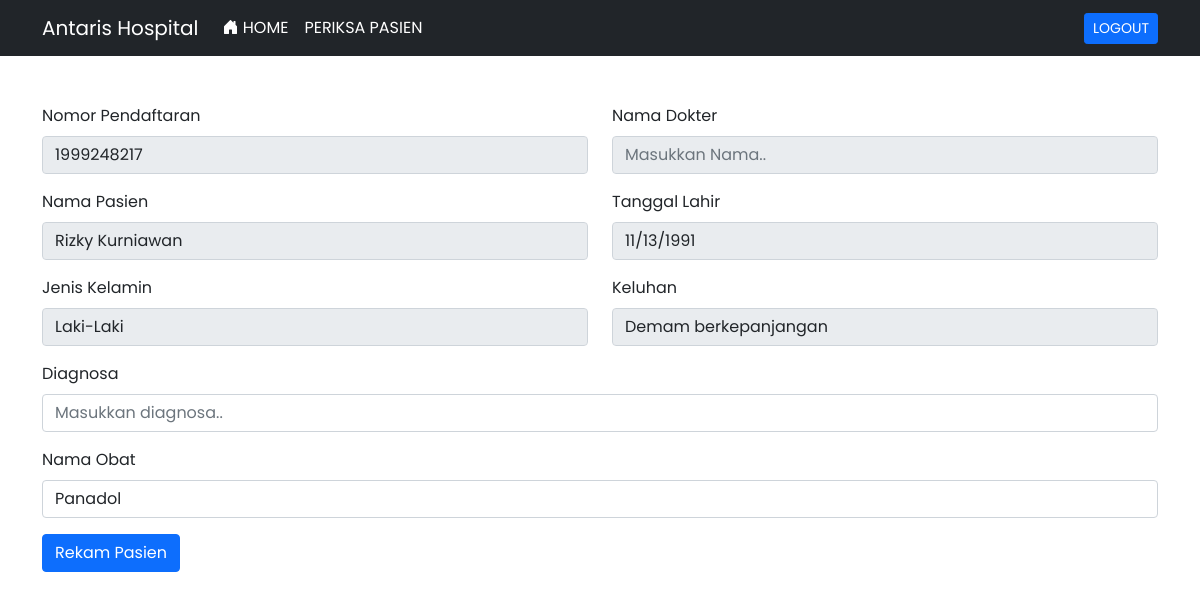
The app's page /dokter/rekam_medis/1 with its own data.
### tables this page shows
CREATE TABLE `pasien` (
  `id_pasien` int(3) NOT NULL,
  `no_pendaftaran` int(10) NOT NULL,
  `nama_pasien` varchar(255) NOT NULL,
  `tgl_lahir` date NOT NULL,
  `keluhan` varchar(256) NOT NULL,
  `umur` int(3) NOT NULL,
  `jenis_kelamin` enum('Laki-Laki','Perempuan') NOT NULL,
  `tgl_daftar` timestamp NOT NULL DEFAULT current_timestamp()
);

### application/controllers/Dokter.php (called while the page is built, shortened)
<?php
class Dokter extends CI_Controller
{
    public function __construct()
    {
        $this->load->model(['DokterModel', 'PasienModel', 'ObatModel', 'RekmedisModel']);
    }
    public function rekam_medis($id_pasien)
    {
        $where = ['id_pasien' => $id_pasien];
        $data = [
            'title' => 'Rekam Medis Pasien',
            'pasien' => $this->PasienModel->edit_data($where)->row_array(),
            'dokter' => $this->DokterModel->getDokter()->result(),
            'obat' => $this->ObatModel->getObat()->result()
        ];
        $this->load->view('dokter/rekam_medis', $data);
    }
}

### index.php (called while the page is built, shortened)
<?php
require_once BASEPATH.'core/CodeIgniter.php';

### application/models/PasienModel.php (called while the page is built, shortened)
<?php
class PasienModel extends CI_Model
{
    public function edit_data($where)
    {
        return $this->db->get_where('pasien', $where);
    }
}

### application/models/DokterModel.php (called while the page is built, shortened)
<?php
class DokterModel extends CI_Model
{
    public function getDokter()
    {
        return $this->db->get('dokter');
    }
}

### application/models/ObatModel.php (called while the page is built, shortened)
<?php
class ObatModel extends CI_Model
{
    public function getObat()
    {
        return $this->db->get('obat');
    }
}

### application/views/dokter/rekam_medis.php (the view, shortened to what this page needs)
<!doctype html>
<html lang="en">
<head>
    <link href="https://cdn.jsdelivr.net/npm/bootstrap@5.0.1/dist/css/bootstrap.min.css" rel="stylesheet">
    <link rel="stylesheet" href="<?= base_url() ?>assets/css/fonts.css">
    <link rel="stylesheet" href="https://cdn.jsdelivr.net/npm/bootstrap-icons@1.5.0/font/bootstrap-icons.css">
</head>
<body>
    <nav class="navbar navbar-expand-lg navbar-dark bg-dark">
        <div class="container">
            <a class="navbar-brand" href="<?= base_url('dokter'); ?>">Antaris Hospital</a>
            <div class="collapse navbar-collapse text-uppercase" id="navbarNavAltMarkup">
                <div class="navbar-nav">
                    <a class="nav-link text-white" aria-current="page" href="<?= base_url('dokter'); ?>"><i class="bi bi-house-door-fill"></i> Home</a>
                    <a class="nav-link text-white" href="<?= base_url('dokter/periksa_pasien') ?>">Periksa Pasien</a>
                </div>
                <a class="btn btn-sm btn-primary ms-auto" href="<?= base_url('dokter/logout'); ?>">Logout</a>
            </div>
        </div>
    </nav>
    <div class="container mt-5">
        <div class="row">
            <form action="<?= base_url('dokter/proses_rekam') ?>" method="POST" class="form-group">
                <div class="row">
                    <div class="col">
                        <div class="mb-3">
                            <label for="exampleFormControlInput1" class="form-label">Nomor Pendaftaran</label>
                            <input type="number" class="form-control" value="<?= $pasien['no_pendaftaran'] ?>" name="no_pendaftaran" readonly id="exampleFormControlInput1" placeholder="Masukkan Nama..">
                        </div>
                    </div>
                    <div class="col">
                        <div class="mb-3">
                            <label for="exampleFormControlInput1" class="form-label">Nama Dokter</label>
                            <input type="text" class="form-control" value="<?= $this->session->userdata('nama_dokter') ?>" name="nama_dokter" readonly id="exampleFormControlInput1" placeholder="Masukkan Nama..">
                        </div>
                    </div>
                </div>
                <div class="row">
                    <div class="col">
                        <div class="mb-3">
                            <label for="exampleFormControlInput1" class="form-label">Nama Pasien</label>
                            <input type="text" class="form-control" name="nama_pasien" value="<?= $pasien['nama_pasien'] ?>" readonly id="exampleFormControlInput1" placeholder="Masukkan Nama..">
                        </div>
                    </div>
                    <div class="col">
                        <div class="mb-3">
                            <label for="exampleFormControlInput1" class="form-label">Tanggal Lahir</label>
                            <input type="date" class="form-control" name="tgl_lahir" value="<?= $pasien['tgl_lahir'] ?>" readonly id="exampleFormControlInput1" placeholder="name@example.com">
                        </div>
                    </div>
                </div>
                <div class="row">
                    <div class="col">
                        <div class="mb-3">
                            <label for="exampleFormControlInput1" class="form-label">Jenis Kelamin</label>
                            <input type="text" class="form-control" name="jenis_kelamin" value="<?= $pasien['jenis_kelamin'] ?>" readonly id="exampleFormControlInput1" placeholder="name@example.com">
                        </div>
                    </div>
                    <div class="col">
                        <div class="mb-3">
                            <label for="exampleFormControlInput1" class="form-label">Keluhan</label>
                            <input type="text" class="form-control" name="keluhan" value="<?= $pasien['keluhan'] ?>" readonly id="exampleFormControlInput1" placeholder="name@example.com">
                        </div>
                    </div>
                </div>
                <div class="mb-3">
                    <label for="exampleFormControlInput1" class="form-label">Diagnosa</label>
                    <input type="text" class="form-control" name="diagnosa" id="exampleFormControlInput1" placeholder="Masukkan diagnosa..">
                </div>
                <div class="mb-3">
                    <label for="exampleFormControlInput1" class="form-label">Nama Obat</label>
                    <select class="form-control" name="nama_obat" id="nama_obat">
                        <?php foreach ($obat as $row) { ?>
                            <option value="<?= $row->nama_obat ?>"><?= $row->nama_obat ?></option>
                        <?php } ?>
                    </select>
                </div>
                <button class="btn btn-primary" type="submit">Rekam Pasien</button>
            </form>
        </div>
    </div>
</body>
</html>

### records on screen
pasien: no_pendaftaran "1999248217", nama_pasien "Rizky Kurniawan", tgl_lahir "11/13/1991", jenis_kelamin "Laki-Laki", keluhan "Demam berkepanjangan"

### other values on screen
form field nama_obat "Panadol"
